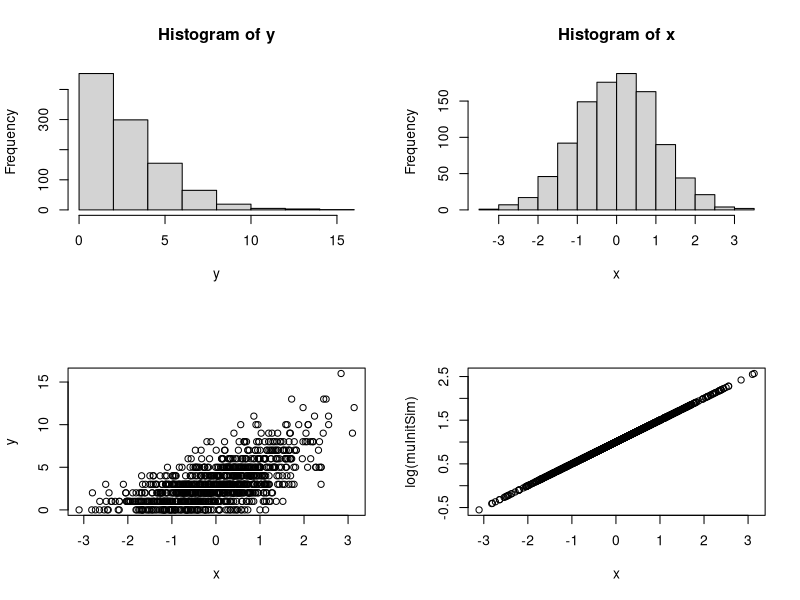
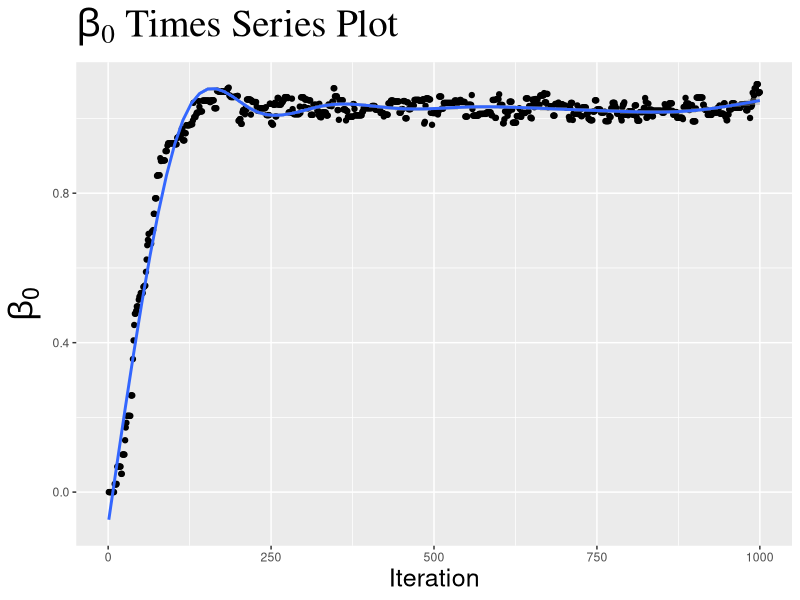
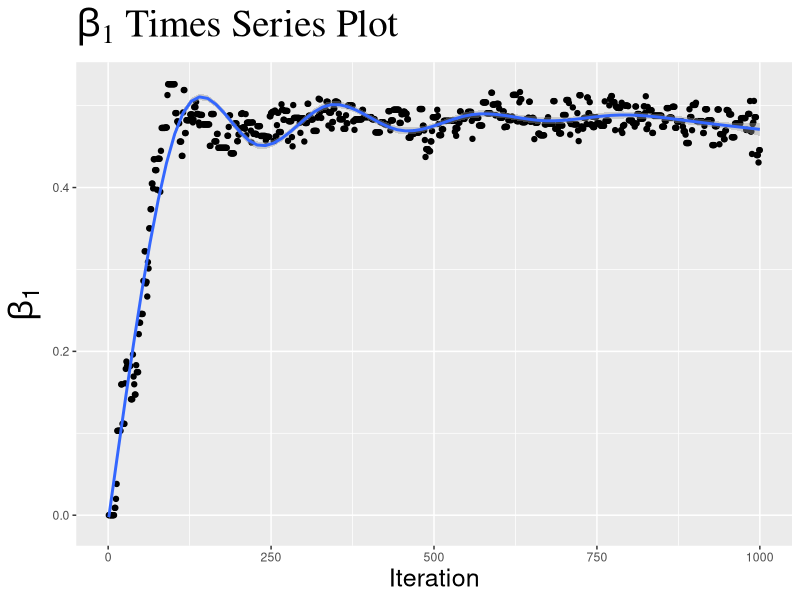

Recreate these plots in R, in order.
#########################################################
#########################################################
##  
##  Model: y[i]~POIS(mu[i])
##         log(mu[i]) = B[0]+B[1]*x[i]
##         X~N(0,1)
##  
##  where B[0] = 1 and B[1] = 0.5
##  
##  Use a bivariate normal proposal density
##  B[0],B[1] ~ BVN(0,c*(1,0
##                       0,1))
##  
#########################################################
#########################################################

##  Needed Libraries  -----------------------------------

library(mvtnorm)
library(ggplot2)

##  Create given data -----------------------------------

x=c();y=c()
x=rnorm(1000,0,1)
muInitSim = exp(1+0.5*x)
for (i in 1:1000){
  y[i] = rpois(1,muInitSim[i])
}

# Make sure data is what we want it to be
par(mfrow=c(2,2))
hist(y);hist(x)
plot(x,y);plot(x,log(muInitSim))

##  Metropolis-Hastings Algorithm -----------------------

allRatios=c()                                             # track ratios
betaCurrent = matrix(c(0,0),1,2)                          # init values
iter=1000                                                 # number of iterations
betas=matrix(NA,nrow=iter,ncol=2)                         # init beta matrix
accepts=0                                                 # track number of accepted values to get acceptance rate
proposedCov = (1/1000)*matrix(c(1,0,0,1),nrow=2,ncol=2)   # covariance matrix. `c` is a tuning param

for(i in 1:iter){
  betaProposed = rmvnorm(1,betaCurrent,proposedCov)
  
  logRatio = sum(dpois(y,exp(betaProposed[,1])*exp(x*betaProposed[,2]),log=T)) -
              sum(dpois(y,exp(betaCurrent[,1])*exp(betaCurrent[,2]*x),log=T)) +
              sum(dnorm(betaCurrent,c(0,0),c(10^3,10^3),log=T)) - 
              sum(dnorm(betaProposed,c(0,0),c(10^3,10^3),log=T))

  expRatio = exp(logRatio)
  allRatios[i] = expRatio
  
  if (expRatio >= runif(1)){
    betaCurrent = betaProposed
    accepts=accepts+1
  }
  betas[i,]=betaCurrent
}

##  Results ---------------------------------------------

cat("\tBeta 0: ", betas[iter,1],"\n",
	"Beta 1: ", betas[iter,2],"\n",
	"Accept Rate:", accepts/iter*100,"%")
	
## Plots  -----------------------------------------------

iteration=seq(1,iter,1)
beta0_plot = qplot(iteration,betas[,1],geom=c("point","smooth")) +
              geom_hline(y=1,size=.8,color="red",alpha=0.4) +
              ggtitle(expression(""*beta[0]*" Times Series Plot"))+
              theme(plot.title=element_text(family="serif",
	              		lineheight=0.8,
	              		face="bold",
	              		size=28)) +
              ylab(expression(beta[0])) + xlab("Iteration") + 
              theme(axis.title.x=element_text(size=18),
              		axis.title.y=element_text(size=24))

beta1_plot = qplot(iteration,betas[,2],geom=c("point","smooth")) +
              geom_hline(y=0.5,size=.8,color="red",alpha=0.4) +
              ggtitle(expression(""*beta[1]*" Times Series Plot"))+
              theme(plot.title=element_text(family="serif",
					lineheight=0.8,
					face="bold",
					size=28)) +
              ylab(expression(beta[1])) + xlab("Iteration") + 
              theme(axis.title.x=element_text(size=18),
              		axis.title.y=element_text(size=24))

beta0_plot
beta1_plot
